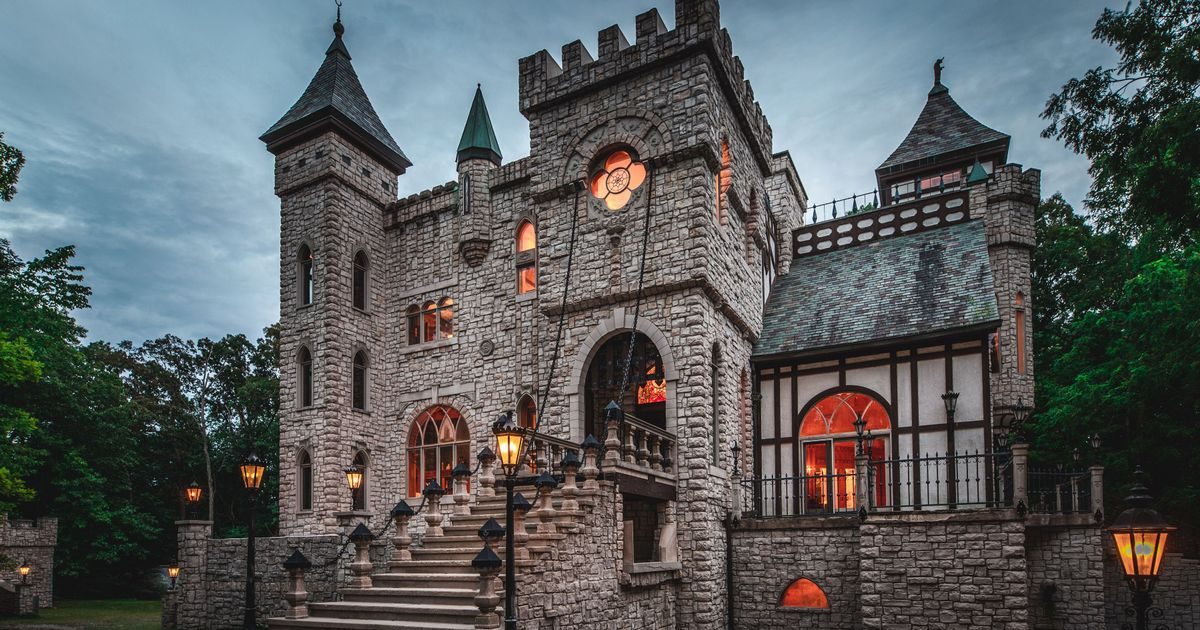
//> input picture MVR/Img/Castle.jpg, 1200 x 630 px
$ ./P6_main   (built with g++ and OpenCV 4)
//> lines starting //> are read from the running program, lines starting //| are printed output that depends on the picture
#include <opencv/cv.h>
#include <opencv/highgui.h>
#include <iostream>
#include "opencv2/core/core.hpp"
#include "opencv2/highgui/highgui.hpp"
#include "opencv2/opencv.hpp"
#include "vector"

using namespace cv;

int x_0, y_0, x_1, y_1, counter = 0;

// [60 lines of commented-out code are left out]

int main()
{
    Mat img, gray;
    img = imread("/home/yang/Documents/GitHub/Notes/MVR/Img/Castle.jpg");
//> img is the input picture: 630 rows x 1200 cols, CV_8UC3; mean B, G, R 94.5, 93.4, 88.9
    cvtColor(img, gray, CV_BGR2GRAY);
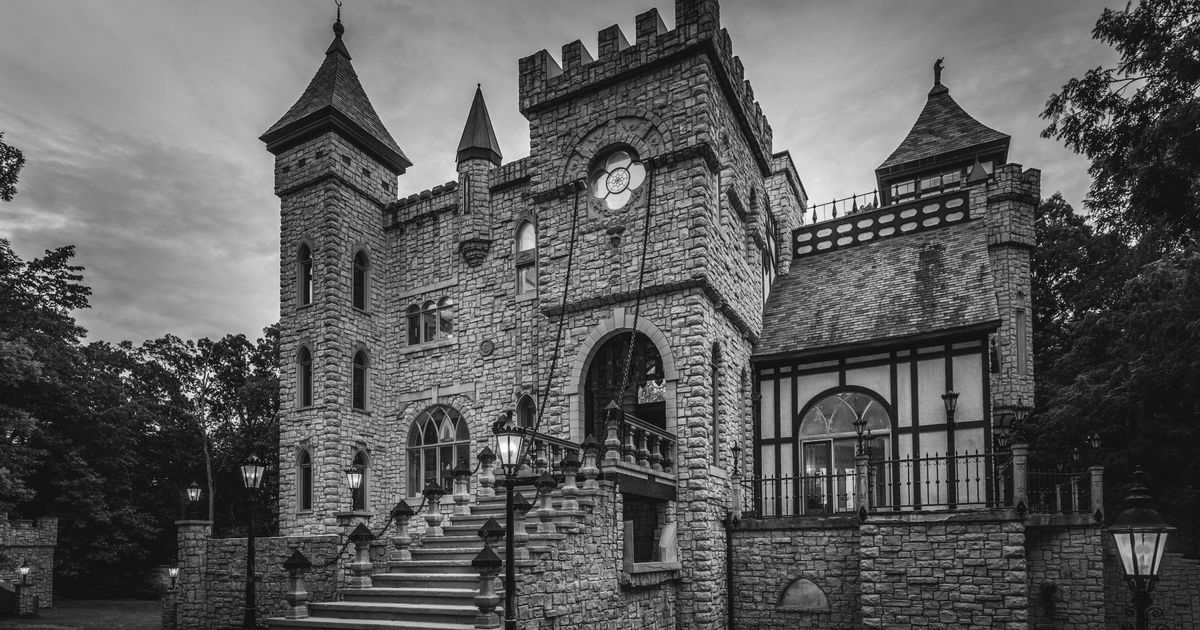
//> gray: 630 rows x 1200 cols, CV_8UC1; min 0, max 254, mean 92.2

    Mat bit8, bit6, bit4, bit2;
    bit8 = gray.clone();
    bit6 = gray.clone();
    bit4 = gray.clone();
    bit2 = gray.clone();
    for(int i=0; i<img.rows; i++)
        for(int j=0; j<img.cols; j++)
        {
            bit6.at<uchar>(i,j) = bit8.at<uchar>(i,j) >> 4;
            bit4.at<uchar>(i,j) = bit4.at<uchar>(i,j)/17;
            bit2.at<uchar>(i,j) = bit4.at<uchar>(i,j)/5;
        }
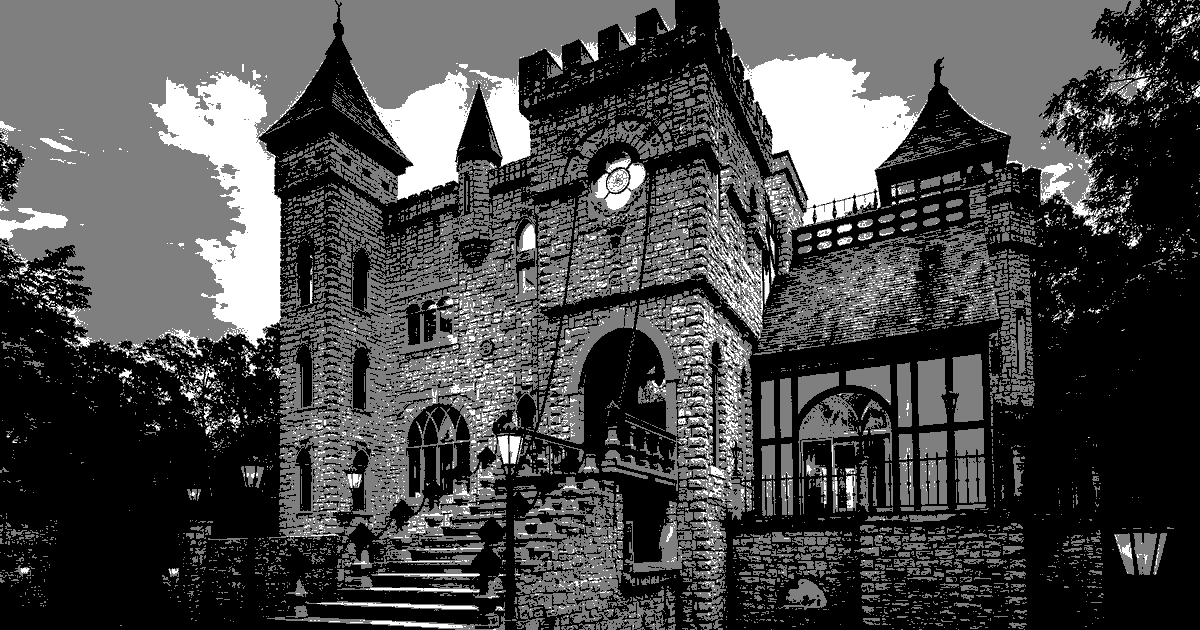
//> bit2: 630 rows x 1200 cols, CV_8UC1; min 0, max 2, mean 0.589; drawn with min black and max white
    std::vector<int> params;
    params.push_back(IMWRITE_PNG_COMPRESSION);

//> (the run ends here: the program stops with an error, at `imwrite("/home/yang/Documents/GitHub/Notes/MVR/Img/castleb8.png", bit8..`)

$ run again, with MVR/Img/inverted.jpg copied over MVR/Img/Castle.jpg
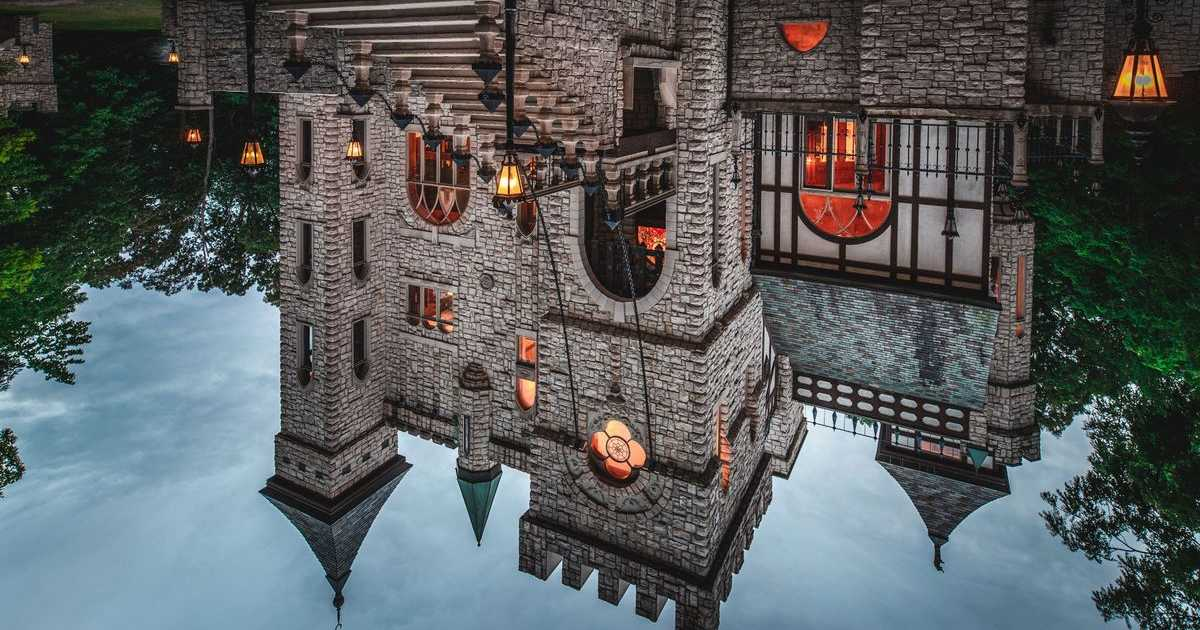
//> input picture MVR/Img/inverted.jpg, 1200 x 630 px
//> img is the input picture: 630 rows x 1200 cols, CV_8UC3; mean B, G, R 94.7, 93.4, 89
//> `cvtColor(img, gray, CV_BGR2GRAY);`:
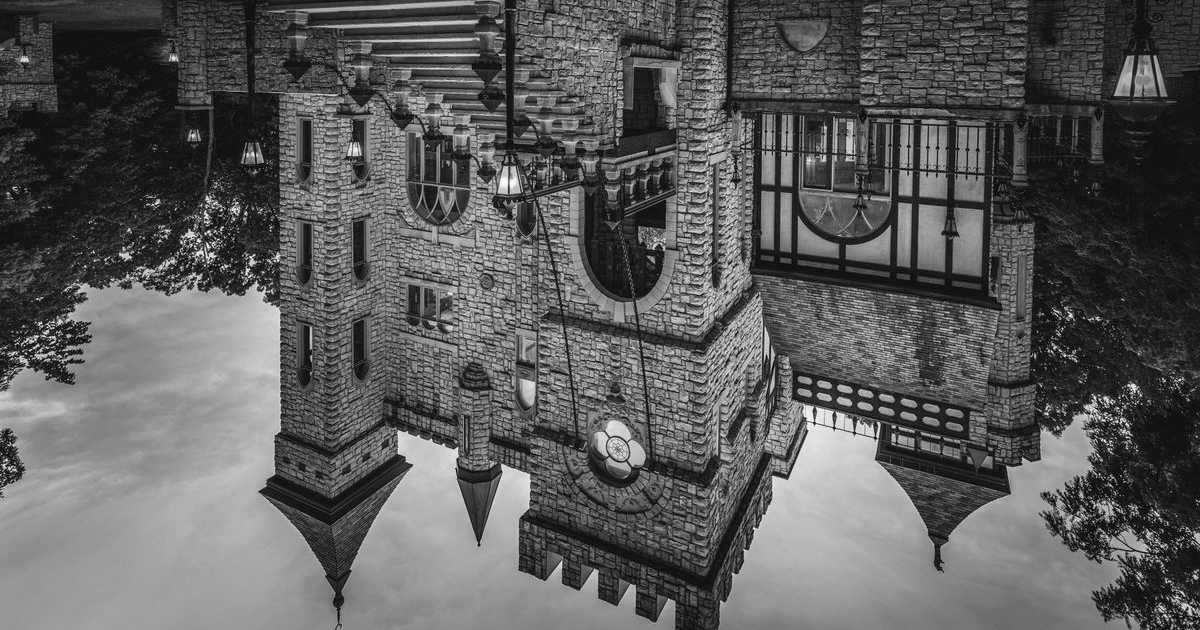
//> gray: 630 rows x 1200 cols, CV_8UC1; min 0, max 254, mean 92.2
//> after the loop `for(int i=0; i<img.rows; i++)`:
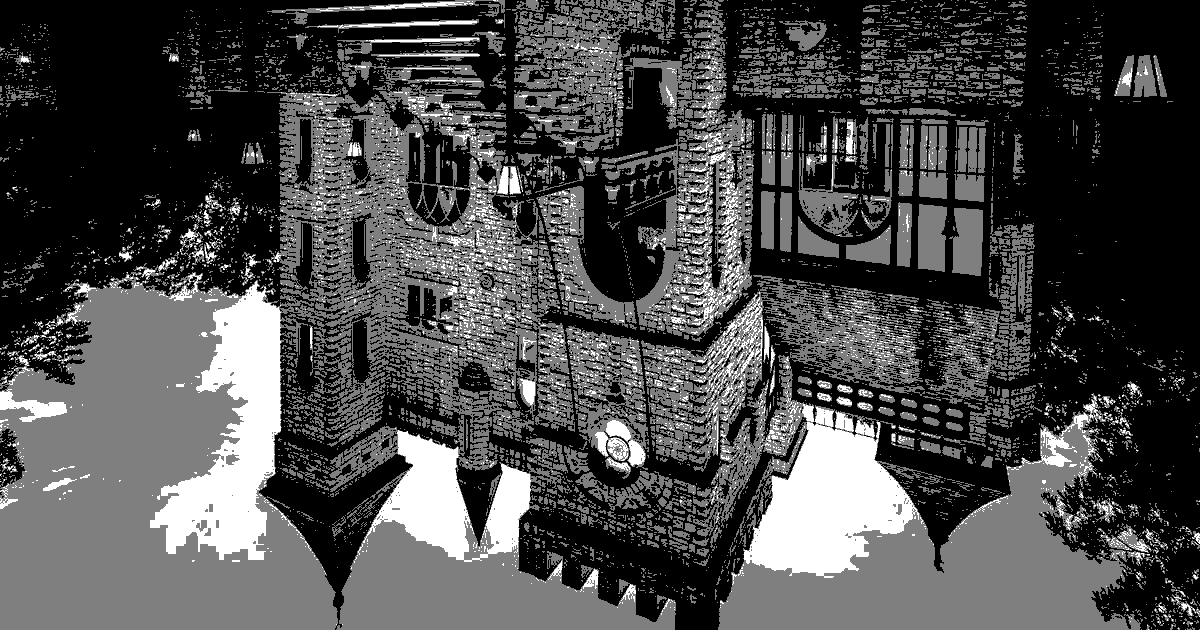
//> bit2: 630 rows x 1200 cols, CV_8UC1; min 0, max 2, mean 0.59; drawn with min black and max white
